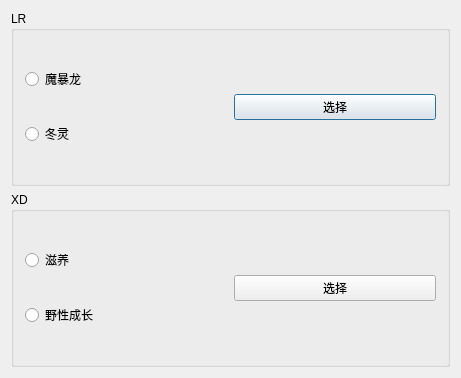
<?xml version="1.0" encoding="UTF-8"?>
<ui version="4.0">
 <class>RadioButton</class>
 <widget class="QDialog" name="RadioButton">
  <property name="geometry">
   <rect>
    <x>0</x>
    <y>0</y>
    <width>461</width>
    <height>378</height>
   </rect>
  </property>
  <property name="windowTitle">
   <string>RadioButton</string>
  </property>
  <layout class="QVBoxLayout" name="verticalLayout_3">
   <item>
    <widget class="QGroupBox" name="groupBox">
     <property name="title">
      <string>LR</string>
     </property>
     <layout class="QHBoxLayout" name="horizontalLayout">
      <item>
       <layout class="QVBoxLayout" name="verticalLayout">
        <item>
         <widget class="QRadioButton" name="radioButton_dragon">
          <property name="text">
           <string>魔暴龙</string>
          </property>
         </widget>
        </item>
        <item>
         <widget class="QRadioButton" name="radioButton_donglin">
          <property name="text">
           <string>冬灵</string>
          </property>
         </widget>
        </item>
       </layout>
      </item>
      <item>
       <widget class="QPushButton" name="pushButton">
        <property name="text">
         <string>选择</string>
        </property>
       </widget>
      </item>
     </layout>
    </widget>
   </item>
   <item>
    <widget class="QGroupBox" name="groupBox_2">
     <property name="title">
      <string>XD</string>
     </property>
     <layout class="QHBoxLayout" name="horizontalLayout_2">
      <item>
       <layout class="QVBoxLayout" name="verticalLayout_2">
        <item>
         <widget class="QRadioButton" name="radioButton_ziyang">
          <property name="text">
           <string>滋养</string>
          </property>
         </widget>
        </item>
        <item>
         <widget class="QRadioButton" name="radioButton_chengzhang">
          <property name="text">
           <string>野性成长</string>
          </property>
         </widget>
        </item>
       </layout>
      </item>
      <item>
       <widget class="QPushButton" name="pushButton_2">
        <property name="text">
         <string>选择</string>
        </property>
       </widget>
      </item>
     </layout>
    </widget>
   </item>
  </layout>
 </widget>
 <layoutdefault spacing="6" margin="11"/>
 <resources/>
 <connections/>
</ui>
